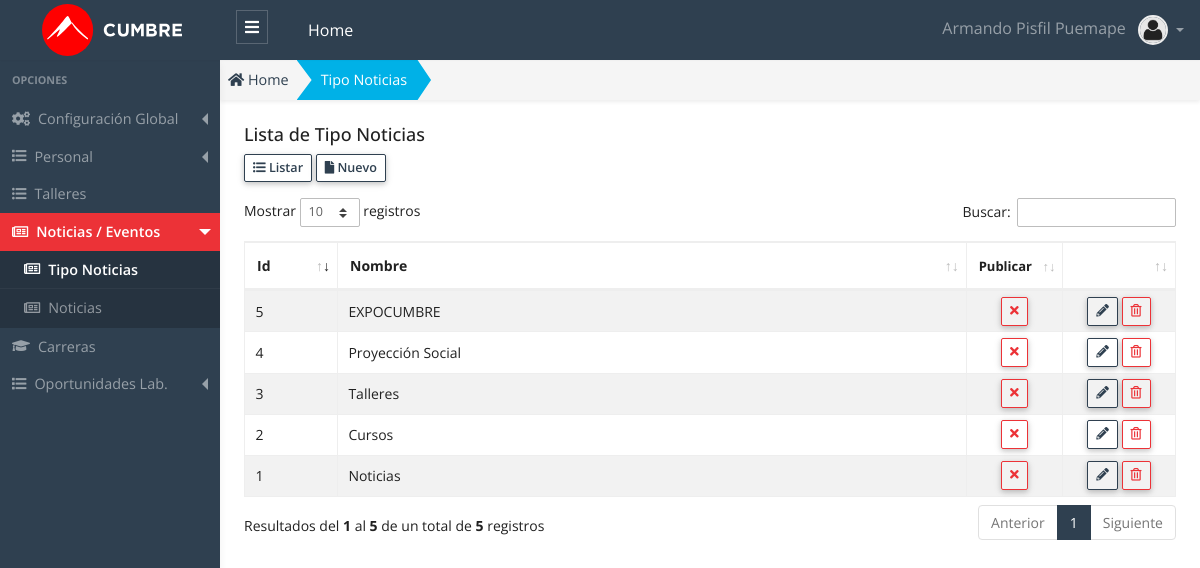
The app's page /public/admin/tipo-noticia/tipo-noticia.php (signed in) with its own data.
### tables this page shows
CREATE TABLE `tipo_noticia` (
  `tipo_noticia_id` int(11) NOT NULL AUTO_INCREMENT,
  `nombre` varchar(150) NOT NULL,
  `url` varchar(255) DEFAULT '',
  `imagen` varchar(255) DEFAULT '',
  `publicar` char(1) DEFAULT 'S',
  `estado` smallint(5) unsigned NOT NULL DEFAULT '1',
  `created_up` timestamp NULL DEFAULT CURRENT_TIMESTAMP,
  PRIMARY KEY (`tipo_noticia_id`) USING BTREE
);

### public/app/database/Connection.php (called while the page is built, shortened)
<?php
Class Connection
{
  protected $db_host   = 'localhost';
  protected $db_user   = 'root';
  protected $db_pass   = '';
  protected $db_name   = 'escuelac_w_ne16';
  protected $db_port   = '3306';
  protected $db_driver = 'mysql';
  protected $query  = '';
  protected $conn   = null  ;
  private function openConnection()
  {
    $str_conn = $this->db_driver.":host=".$this->db_host.";port=".$this->db_port.";dbname=" .$this->db_name;
    $this->conn = new PDO($str_conn,$this->db_user,$this->db_pass);
    $this->conn->setAttribute(PDO::ATTR_ERRMODE, PDO::ERRMODE_EXCEPTION);
    $this->conn->query("SET NAMES 'utf8'");
    return $this->conn ;
  }
  protected function executeQuery()
  {
    $stm = $this->conn->prepare($this->query);
    $this->status = $stm->execute() ;
    if($this->status)
    {
      $column_count = $stm->columnCount() ;
      if ($column_count > 0)
      {
        $rows  = $stm->fetchAll(PDO::FETCH_ASSOC) ;
      }
    }
  }
}

### public/app/models/TipoNoticia.php (called while the page is built, shortened)
<?php
class TipoNoticia extends Connection {
  public function getAll()
  {
    try{
      $this->query = "SELECT * FROM tipo_noticia; ";
      $this->executeQuery();
      $data = $this->rows ;
      return $data;
    }catch(exception $e){
      throw new Exception($e->getMessage());
    }
  }
}

### public/app/controllers/TipoNoticiaController.php (called while the page is built, shortened)
<?php
 class TipoNoticiaController
{
  public function getAll()
  {
    try
    {
      $tipo_noticia  = new TipoNoticia();
      $data = $tipo_noticia->getAll();
      return $data ;
    }
    catch (Exception $e)
    {
      throw new Exception($e->getMessage());
    }
  }
}

### public/admin/tipo-noticia/tipo-noticia.php (the view, shortened to what this page needs)
<?php
    $tipo_noticia_controller = new TipoNoticiaController();
    $data = $tipo_noticia_controller->getAll();
    $title_page = "Tipo Noticias";
?>
<!DOCTYPE html>
<html lang="es">
<head>
  <?php
    require_once "../layout/head_links.phtml";
  ?>
</head>
<body>
  <?php require "../layout/header.phtml"; ?>
  <div class="app-wrap">
    <?php require_once "../layout/sidebar.phtml";?>
    <main role="main" class="main">
      <nav class="full-content" aria-label="breadcrumb">
        <ol class="breadcrumb breadcrumb-shape shadow-sm radius-0">
          <li class="breadcrumb-item">
            <a href="admin">
              <i class="fas fa-home"></i> Home
            </a>
          </li>
          <li class="breadcrumb-item active bg-info text-white" aria-current="page">
            <a class="link-white" href="admin/tipo-noticia/tipo-noticia.php">
              <?php echo $title_page; ?>
            </a>
          </li>
        </ol>
      </nav>
      <div class="container-full p-2 fs-x-14">
        <div class="row">
          <div class="col-12">
            <h5 class="page-header-title">Lista de <?php echo $title_page; ?> </h5>
          </div>
          <div class="col-12 mb-3">
            <a href="admin/tipo-noticia/tipo-noticia.php" class="btn btn-outline-primary btn-sm btn-bar" role="button">
              <i class="fas fa-list-ul"></i>
              Listar
            </a>
            <a href="admin/tipo-noticia/nuevo.php" class="btn btn-outline-primary btn-sm btn-bar" role="button">
              <i class="fas fa-file"></i>
              Nuevo
            </a>
          </div>
          <div class="col-12">
            <div class="table-responsive">
            <table id="dataTableList" class="table table-striped table-bordered" style="width:100%">
              <thead>
                <tr>
                  <th width="50">Id </th>
                  <th>Nombre </th>
                  <th width="50" class="fs-x-13"> Publicar </th>
                  <th width="70"></th>
                </tr>
              </thead>
              <tbody>
                <?php foreach ($data as &$row) {?>
                  <?php
                    $classBtn = "" ;
                    $title    = "" ;
                    $icon_pub = "" ;
                    if(!empty($row["publicar"])){
                      if($row["publicar"] == "S"){
                        $classBtn =  "btn-outline-danger";
                        $title = "Desactivar/Ocultar" ;
                        $icon_pub = '<i class="fas fa-times"></i>';
                      }
                      else {
                        $classBtn =  "btn-outline-success";
                        $title = "Publicar" ;
                        $icon_pub = '<i class="fas fa-check"></i>';
                      }
                    }
                    $title_estado   = "";
                    $class_estado   = "";
                    $class_disabled = "";
                    if($row["estado"] == 1)
                    {
                      $title_estado = "Eliminar" ;
                    }
                    else
                    {
                      $title_estado   = "Recuperar" ;
                      $class_estado   = "row-disabled";
                      $class_disabled = "is-disabled";
                    }
                  ?>
                <tr class="<?php echo $class_estado ;?>" >
                  <td> <?php echo $row["tipo_noticia_id"] ?> </td>
                  <td> <?php echo $row["nombre"] ?> </td>
                  <td class="text-center">
                    <button onclick="modalPublicar(<?php echo $row['tipo_noticia_id'] ?>, `<?php echo $row['nombre'] ?>` ,`<?php echo $title ?>`, `<?php echo $row['publicar'] ?>`);" class="btn btn-sm lh-1 btn-table <?php echo $classBtn.' ' .$class_disabled; ; ?> " title="<?php echo $title; ?>" >
                    <?php echo $icon_pub ;?>
                    </button>
                  </td>
                  <td class="text-center">
                    <a class="btn btn-outline-primary btn-sm lh-1 btn-table <?php echo $class_disabled ; ?>" href="admin/tipo-noticia/editar.php?id=<?php echo $row["tipo_noticia_id"] ?>" title="Editar">
                    <i class="fas fa-pencil-alt"></i>
                    </a>
                    <button class="btn btn-outline-danger btn-sm lh-1 btn-table" onclick="modalDelete(<?php echo $row["tipo_noticia_id"] ?>, `<?php echo $row['nombre'] ?>`,`<?php echo $title_estado ?>`,`<?php echo $row['estado'] ?>`);" title="<?php echo $title_estado ;?>">
                    <i class="far fa-trash-alt"></i>
                    </button>
                  </td>
                </tr>
                <?php }?>
              </tbody>
            </table>
            </div>
          </div>
        </div>
      </div>
    </main>
  </div>
  <?php require_once "../layout/datatables.phtml"?>
</body>
</html>

### records on screen
tipo_noticia: tipo_noticia_id "1", nombre "Noticias", publicar "S" (drawn)
tipo_noticia: tipo_noticia_id "2", nombre "Cursos", publicar "S" (drawn)
tipo_noticia: tipo_noticia_id "3", nombre "Talleres", publicar "S" (drawn)
tipo_noticia: tipo_noticia_id "4", nombre "Proyección Social", publicar "S" (drawn)
tipo_noticia: tipo_noticia_id "5", nombre "EXPOCUMBRE", publicar "S" (drawn)

### other values on screen
$_SESSION['USER']['nombre'] "Armando"
$_SESSION['USER']['apellidos'] "Pisfil Puemape"
$title_page "Tipo Noticias"
